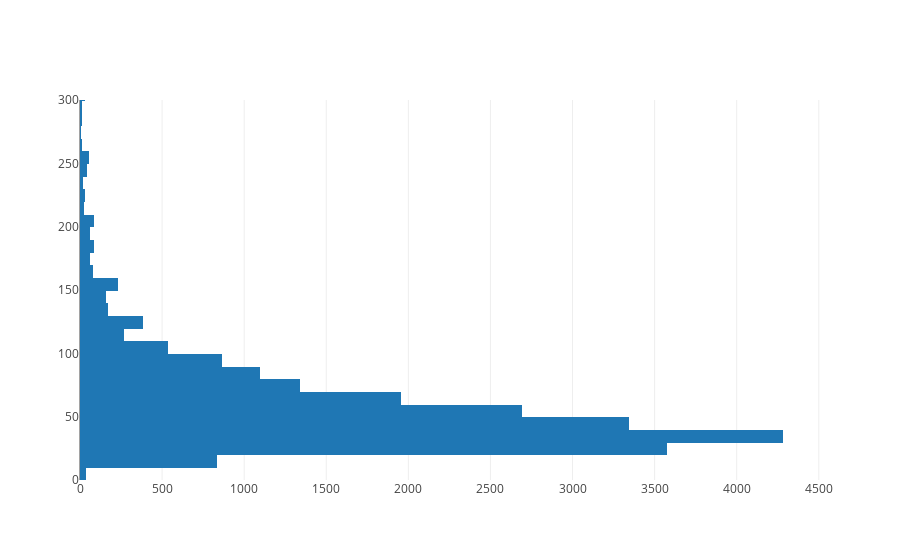

The cell this chart's notebook holds for it:
### Markdown cell above
Remember that our distribution of prices is a right tailed distribution.

### Code cell
import plotly.plotly as py
import plotly.graph_objs as go
import pandas as pd
import numpy as np 

data = [go.Histogram(y=y)]
plot(data, layout = {'yaxis': {'range': [0, 300]}})

### Figure 1 — Plotly figure (JSON) as saved in the notebook; plotly's stock layout.template omitted (floating-point values rounded to 4 significant figures; data arrays with more than 128 entries replaced by an {"elided": "..."} marker saying what was removed)
{"data": [{"type": "histogram", "uid": "30df42cc-5ecc-483c-93c4-240ef2b61682", "y": {"elided": "22552 int values"}}], "layout": {"autosize": true, "xaxis": {"autorange": true, "range": [0, 4507.0]}, "yaxis": {"range": [0, 300], "type": "linear"}}}
